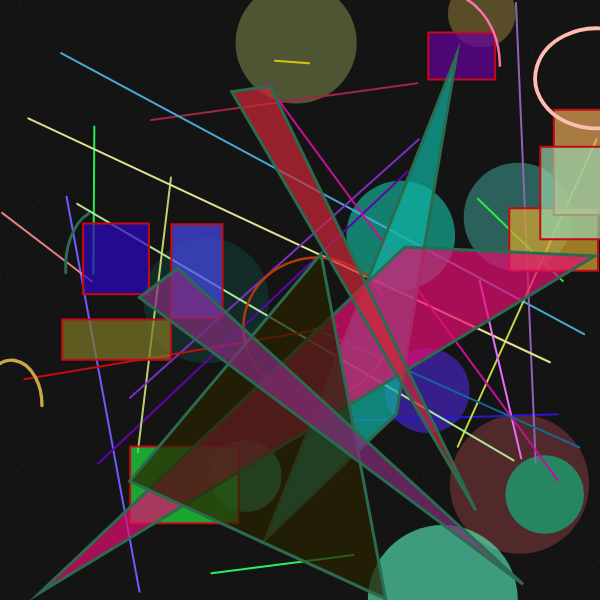
Frame 1 (no input)
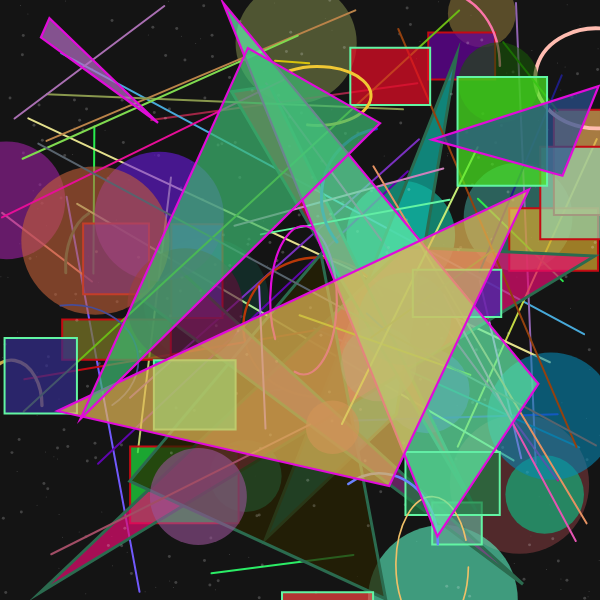
Frame 2 (the mouse pressed at the canvas centre, redrawn once)

The p5.js sketch that drew these frames (run headless with seeded random() and noise() and a simulated clock; the mouse was pressed at the canvas centre and the sketch redrawn once):

// p5.js sketch
// ── sketch.js
// p5.js exploration sketch
// Playing with shapes, lines, colors, randomness

function setup() {
  createCanvas(600, 600);
  background(20); // dark background
  noLoop(); // draw only once, remove this to animate
}

function draw() {
  // draw background texture
  for (let i = 0; i < 200; i++) {
    stroke(255, 50);
    point(random(width), random(height));
  }

  // big random colorful circles
  for (let i = 0; i < 10; i++) {
    fill(random(255), random(255), random(255), 150);
    noStroke();
    ellipse(random(width), random(height), random(50, 150));
  }

  // overlapping lines
  strokeWeight(2);
  for (let i = 0; i < 20; i++) {
    stroke(random(255), random(255), random(255));
    line(random(width), random(height), random(width), random(height));
  }

  // some rectangles
  for (let i = 0; i < 8; i++) {
    fill(random(255), random(255), random(255), 180);
    rect(random(width), random(height), random(40, 120), random(40, 120));
  }

  // arcs to play with curves
  for (let i = 0; i < 6; i++) {
    stroke(random(255), random(255), random(255));
    strokeWeight(random(1, 4));
    noFill();
    arc(random(width), random(height), random(50, 150), random(50, 150), random(TWO_PI), random(TWO_PI));
  }
  
  // random triangles
  for (let i = 0; i < 5; i++) {
    fill(random(255), random(255), random(255), 180);
    triangle(random(width), random(height),
             random(width), random(height),
             random(width), random(height));
  }
}
